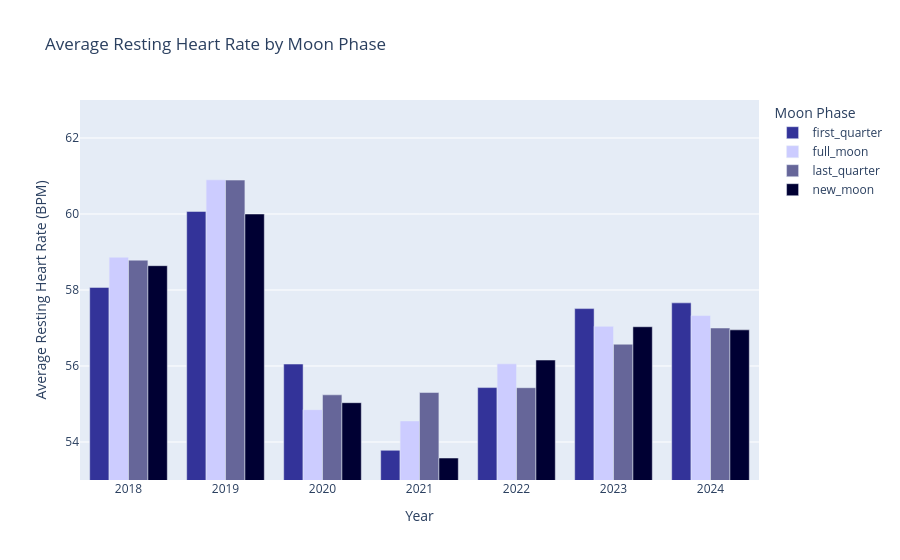

Source (notebook cell):
### Markdown cell above
Hmm, underwhelming but expected results. 
 However, I wasn't expecting to see such a dip in resting heart rate during 2021! This coincided with the pandemic of course, which happens to be when I began boxing regularly

### Code cell
moon_phase_palette = {
    'first_quarter':'#333399', 
    'full_moon': '#ccccff',  
    'last_quarter':'#666699', 
    'new_moon':'#000033',
}
resting_moon_fig = go.Figure()
for phase,color in moon_phase_palette.items():
    phase_data = avg_resting_per_phase.query(f'moon_phase == "{phase}"')
    resting_moon_fig.add_trace(go.Bar(
        x=phase_data.query('year != 2017').year, 
        y=phase_data.query('year != 2017').value, 
        name=phase,
        marker_color = color))

resting_moon_fig.update_layout(
    title = "Average Resting Heart Rate by Moon Phase",
    barmode = "group",
    xaxis = dict(title = "Year"),
    yaxis = dict(
        title = "Average Resting Heart Rate (BPM)", 
        range = [53,63],
        dtick = 2),
    legend = dict(title = 'Moon Phase')
    )
    
resting_moon_fig

### Figure 1 — Plotly figure (JSON) as saved in the notebook; plotly's stock layout.template omitted (floating-point values rounded to 4 significant figures)
{"data": [{"marker": {"color": "#333399"}, "name": "first_quarter", "type": "bar", "x": [2018, 2019, 2020, 2021, 2022, 2023, 2024], "y": [58.07, 60.07, 56.05, 53.78, 55.43, 57.51, 57.66]}, {"marker": {"color": "#ccccff"}, "name": "full_moon", "type": "bar", "x": [2018, 2019, 2020, 2021, 2022, 2023, 2024], "y": [58.86, 60.9, 54.85, 54.55, 56.06, 57.04, 57.33]}, {"marker": {"color": "#666699"}, "name": "last_quarter", "type": "bar", "x": [2018, 2019, 2020, 2021, 2022, 2023, 2024], "y": [58.78, 60.89, 55.24, 55.3, 55.43, 56.57, 57.0]}, {"marker": {"color": "#000033"}, "name": "new_moon", "type": "bar", "x": [2018, 2019, 2020, 2021, 2022, 2023, 2024], "y": [58.64, 60.0, 55.03, 53.58, 56.16, 57.03, 56.95]}], "layout": {"barmode": "group", "legend": {"title": {"text": "Moon Phase"}}, "title": {"text": "Average Resting Heart Rate by Moon Phase"}, "xaxis": {"title": {"text": "Year"}}, "yaxis": {"dtick": 2, "range": [53, 63], "title": {"text": "Average Resting Heart Rate (BPM)"}}}}
